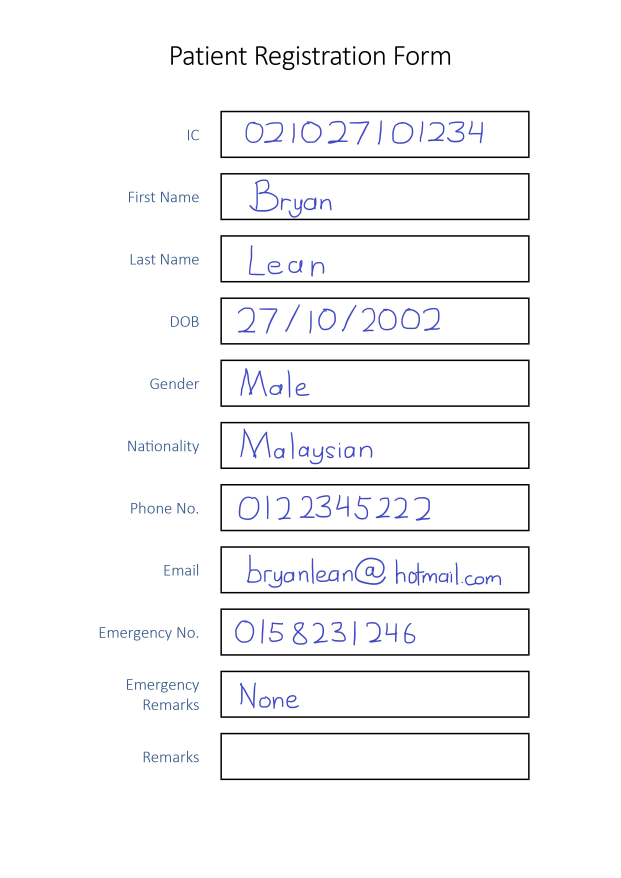
#> input picture docs/test/digital_1.jpg, 2481 x 3509 px, found by its file name (shown at 1/4 size)
$ python extraction.py
#> lines starting #> are read from the running program, lines starting #| are printed output that depends on the picture; after the words box and inside, x2 and y2 are one past the last pixel; in counts of white or black regions, pixels touching at a corner belong together
#> further down, img is the input picture: shape (3509, 2481, 3); mean B, G, R 247.9, 246.6, 246.4
import numpy as np
import cv2
cv2.ocl.setUseOpenCL(False)

def get_boxes(img, box_width=400, box_height=60, debug=False):
    """
    Extracts boxed zones in the image

    Steps:
    - Preprocess image
    - Detect contours
        - Check for 4 edges and bounding width, heigh, width/height ratio
        - Check for bounding rect angle
            - Correct perspective of box if 0 < angle <= 15
            - Else just resize
        - Save box
    - Return extracted boxes in sequential order

    Note:
    - Attempted SIFT and ORD with template, but doesn't work as well
    """
#> called with box_width = 400, box_height = 60, debug = True
    # Greyscale and binarize image
    grey = cv2.cvtColor(img, cv2.COLOR_BGR2GRAY)
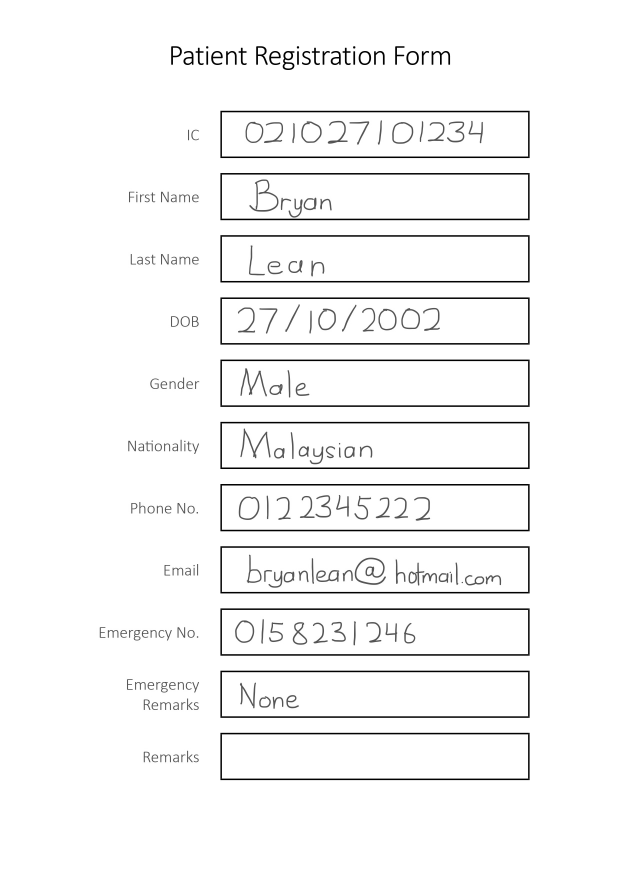
#> grey: shape (3509, 2481) (shown at 1/4 size); min 0, max 255, mean 246.7
    thresh = cv2.adaptiveThreshold(grey,255,cv2.ADAPTIVE_THRESH_GAUSSIAN_C, cv2.THRESH_BINARY_INV,51,9)
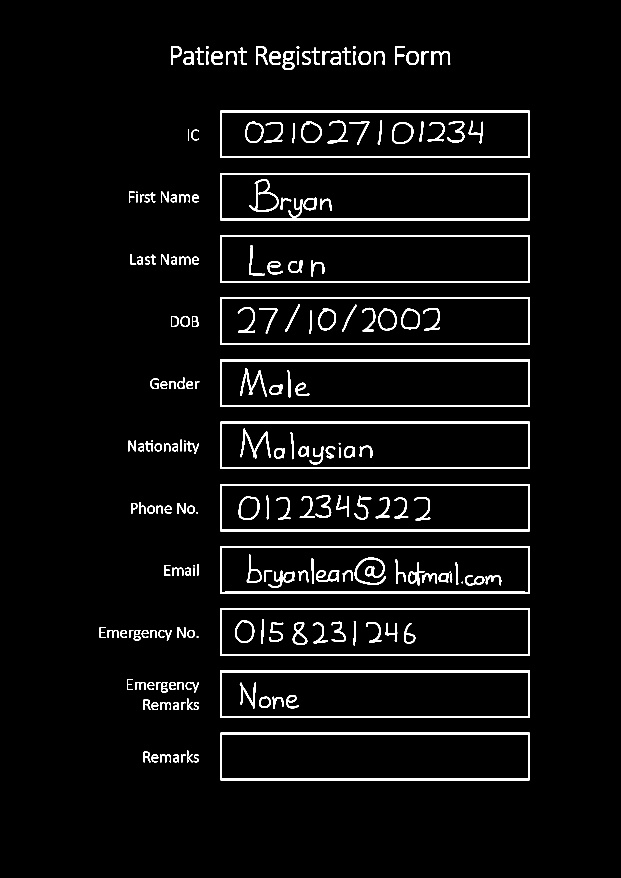
#> thresh: shape (3509, 2481) (shown at 1/4 size); 3.9% white; 215 white regions

    # Detect contours in image
    contours = cv2.findContours(thresh, cv2.RETR_EXTERNAL, cv2.CHAIN_APPROX_SIMPLE)
#> contours = 127 contours, 4 with area under 20; largest, box (x1, y1, x2, y2) and area: (881, 1438, 2119, 1628) 233788, (881, 2931, 2119, 3121) 233786, (881, 2433, 2119, 2623) 233767, (881, 2185, 2119, 2374) 232555, (881, 1687, 2119, 1876) 232554
    contours = contours[0] if len(contours) == 2 else contours[1]

    # For all contours
    boxes = []
    for c in contours:
        # If contour has approximately 4 edges
        approx = cv2.approxPolyDP(c, 0.01 * cv2.arcLength(c, True), True)
        if len(approx) == 4:
            x,y,w,h = cv2.boundingRect(c)

            # If contour has acceptable width, height, and width/height ratio
            if w/h < (box_width/box_height)/2 or w < 100 or h < 15:
                continue

            angle = cv2.minAreaRect(c)[-1]

            # If detected angle is within bounds, warp image
            if 0 < angle <= 15:
                # Correct box's perspective
                src_pts = np.array(approx.reshape(4,2), dtype=np.float32)                                                 # Source (box) points
                dest_pts = np.array([[0, 0], [0, box_height], [box_width, box_height], [box_width, 0]], dtype=np.float32) # Destination points
                M = cv2.getPerspectiveTransform(src_pts, dest_pts)                                                        # Perspective transformation
                box = cv2.warpPerspective(img, M, (box_width, box_height))                                         # Transformed image

            # Else forgo warping and just resize
            else:
                box = cv2.resize(img[y:y+h, x:x+w], (box_width, box_height))

            # Display before and after manipulating image
            if debug:
                    display("zone", img[y:y+h, x:x+w])
                    display("transformed", box)

            # Save box
            boxes = [box] + boxes # Stack because bottom-up
#> this loop made 127 passes
#> (approx, x, y, w, h) on passes 8, 25, 38, 42, 44, 45, 54: ([[881, 2932], [882, 3120], [2118, 3119], [2118, 2931]], 881, 2931, 1238, 190), ([[881, 2683], [882, 2871], [2118, 2870], [2117, 2682]], 881, 2682, 1238, 190), ([[881, 2434], [881, 2622], [2118, 2622], [2117, 2433]], 881, 2433, 1238, 190), ([[774, 2260], [774, 2264], [778, 2264], [778, 2260]], 774, 2260, 5, 5), ([[788, 2256], [788, 2301], [792, 2301], [792, 2256]], 788, 2256, 5, 46), ([[881, 2185], [881, 2373], [2118, 2373], [2118, 2185]], 881, 2185, 1238, 189), ([[881, 1936], [881, 2124], [2118, 2124], [2118, 1936]], 881, 1936, 1238, 189)
#> (x, y, w, h) on passes 63, 67, 74, 78, 87, 93: (737, 1763, 5, 5), (881, 1687, 1238, 189), (881, 1438, 1238, 190), (881, 1190, 1238, 189), (881, 940, 1238, 190), (545, 778, 5, 31)

    return boxes


def display(text, img):
    """
    Displays input image
    """
    cv2.imshow(text, img)
    cv2.waitKey(0)
    cv2.destroyAllWindows()


if __name__ == "__main__":
    # Example
    img = cv2.imread("docs/test/digital_1.jpg")
    boxes = get_boxes(img, debug=True)
#> boxes = 11 items
    print(len(boxes), "boxes detected")
#| 11 boxes detected

$ run again, with docs/test/digitally_manipulated.jpg copied over docs/test/digital_1.jpg
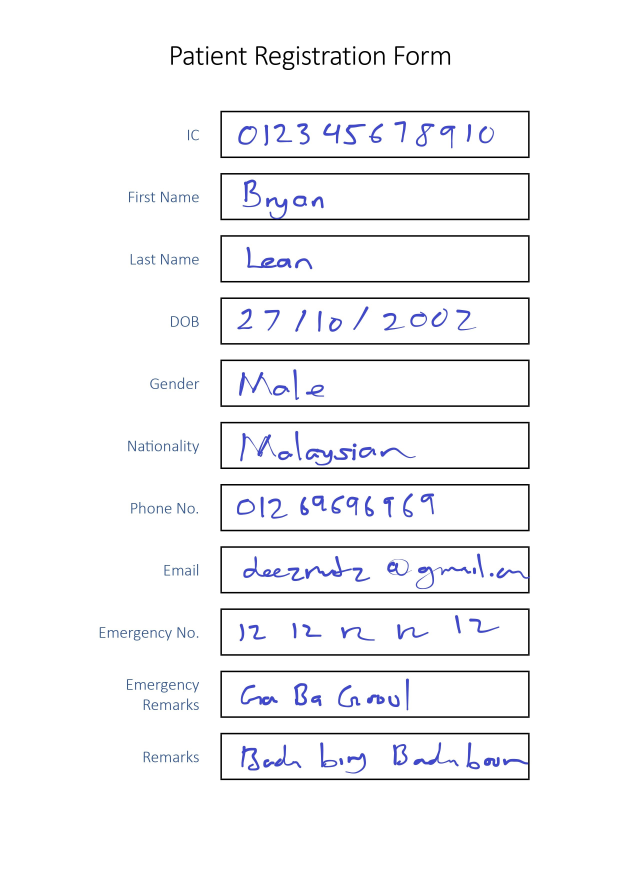
#> input picture docs/test/digitally_manipulated.jpg, 2481 x 3509 px, found by its file name (shown at 1/4 size)
#> img is the input picture: shape (3509, 2481, 3); mean B, G, R 247.5, 245.5, 245.3
#> in get_boxes, `grey = cv2.cvtColor(img, cv2.COLOR_BGR2GRAY)`:
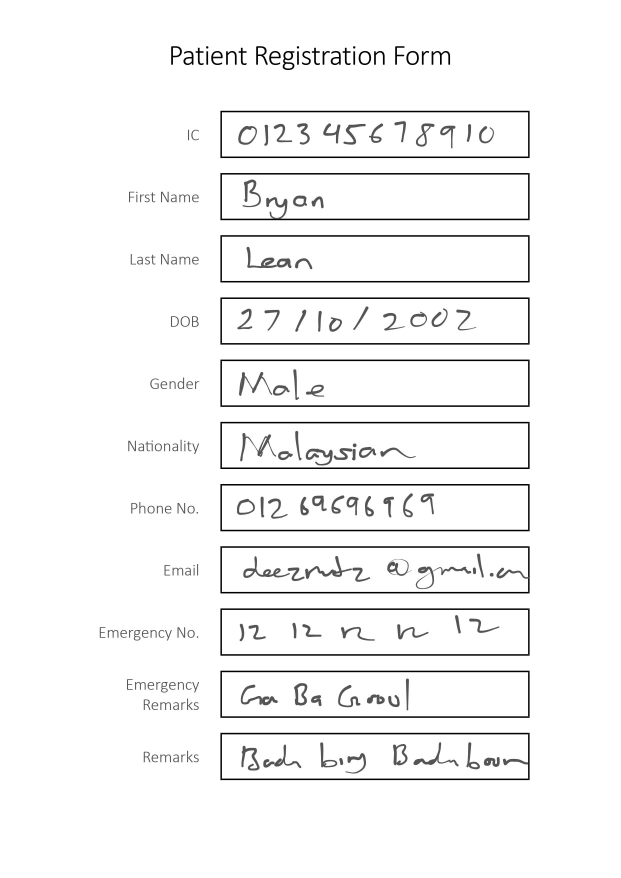
#> grey: shape (3509, 2481) (shown at 1/4 size); min 0, max 255, mean 245.7
#> in get_boxes, `thresh = cv2.adaptiveThreshold(grey,255,cv2.ADAPTIVE_THRESH_GAUSSIAN_C..`:
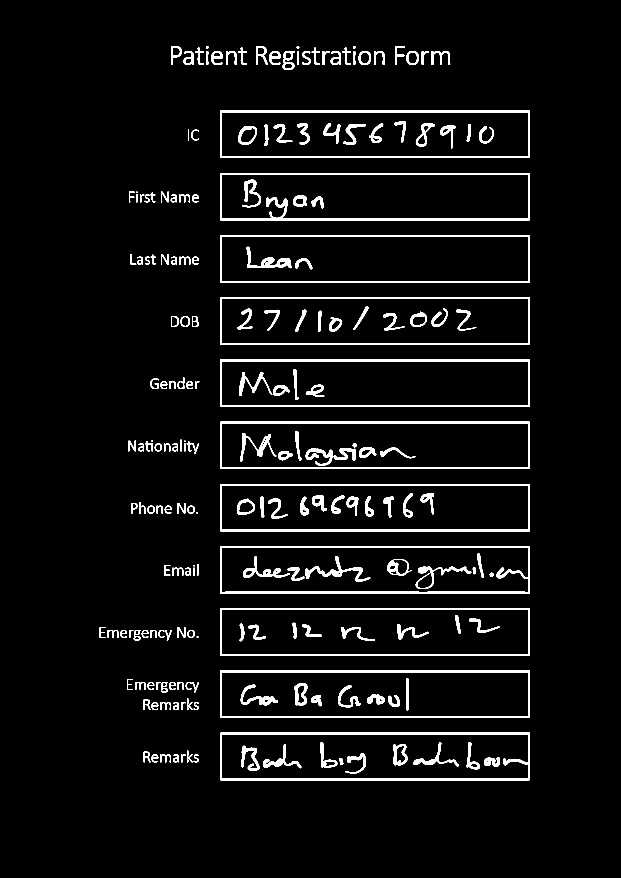
#> thresh: shape (3509, 2481) (shown at 1/4 size); 4.5% white; 212 white regions
#> contours = 127 contours, 4 with area under 20; largest, box (x1, y1, x2, y2) and area: (881, 1438, 2119, 1628) 233790, (881, 2931, 2119, 3121) 233786, (881, 2433, 2119, 2623) 233767, (881, 2185, 2120, 2374) 232560, (881, 940, 2119, 1130) 232554
#> the loop in get_boxes, `for c in contours:` made 127 passes
#> (approx, x, y, w, h) on passes 8, 25, 38, 42, 44: ([[881, 2932], [882, 3120], [2118, 3119], [2118, 2931]], 881, 2931, 1238, 190), ([[881, 2683], [882, 2871], [2118, 2870], [2117, 2682]], 881, 2682, 1238, 190), ([[881, 2434], [881, 2622], [2118, 2622], [2117, 2433]], 881, 2433, 1238, 190), ([[774, 2260], [774, 2264], [778, 2264], [778, 2260]], 774, 2260, 5, 5), ([[788, 2256], [788, 2301], [792, 2301], [792, 2256]], 788, 2256, 5, 46)
#> `boxes = get_boxes(img, debug=True)`: boxes = 11 items
#| 11 boxes detected

$ run again, with docs/test/digitally_manipulated2.jpg copied over docs/test/digital_1.jpg
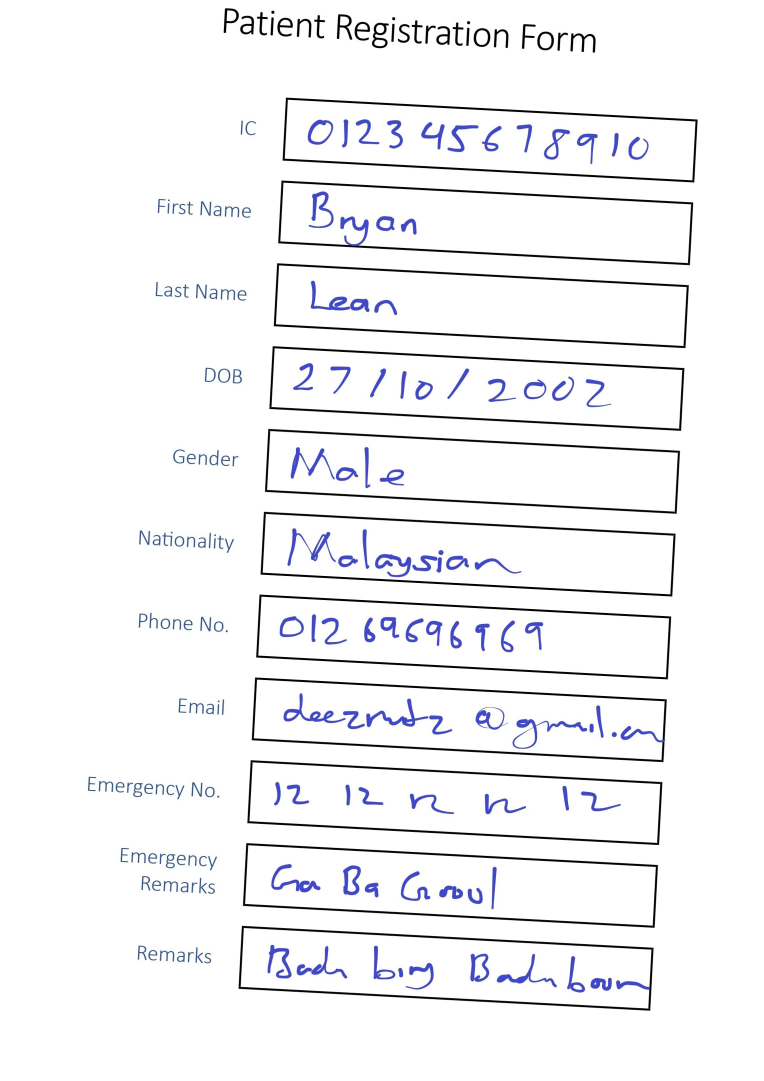
#> input picture docs/test/digitally_manipulated2.jpg, 2292 x 3242 px, found by its file name (shown at 1/3 size)
#> img is the input picture: shape (3242, 2292, 3); mean B, G, R 246.1, 243.9, 243.6
#> in get_boxes, `grey = cv2.cvtColor(img, cv2.COLOR_BGR2GRAY)`:
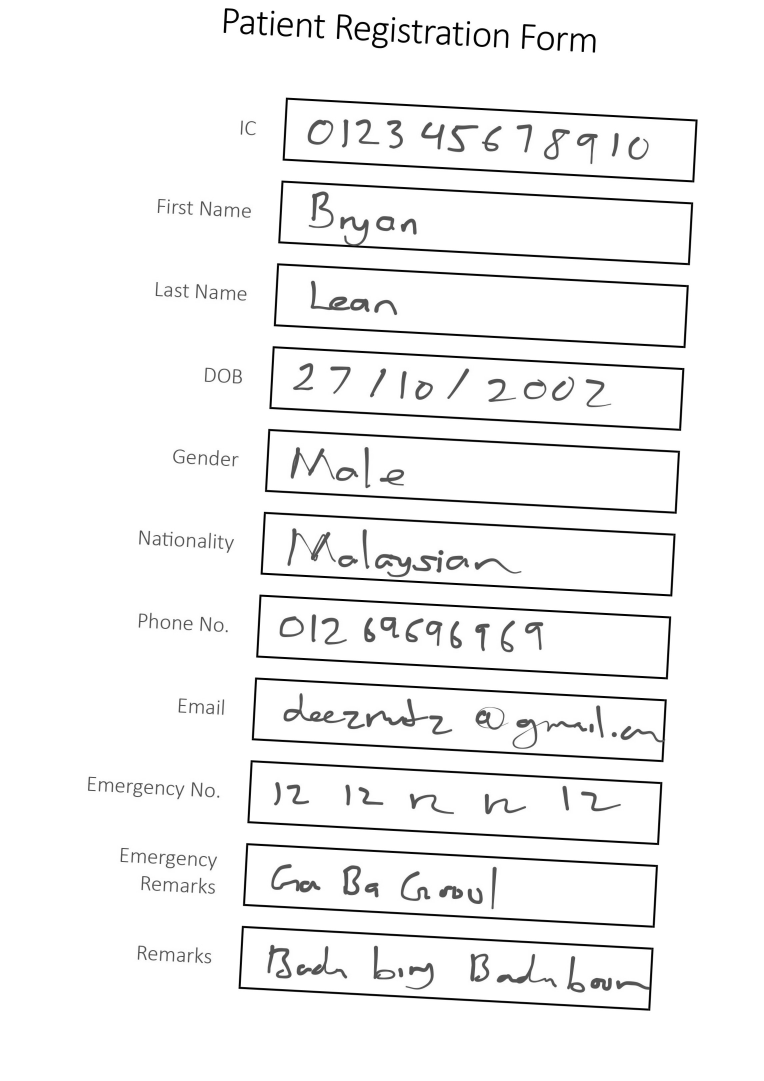
#> grey: shape (3242, 2292) (shown at 1/3 size); min 0, max 255, mean 244.1
#> in get_boxes, `thresh = cv2.adaptiveThreshold(grey,255,cv2.ADAPTIVE_THRESH_GAUSSIAN_C..`:
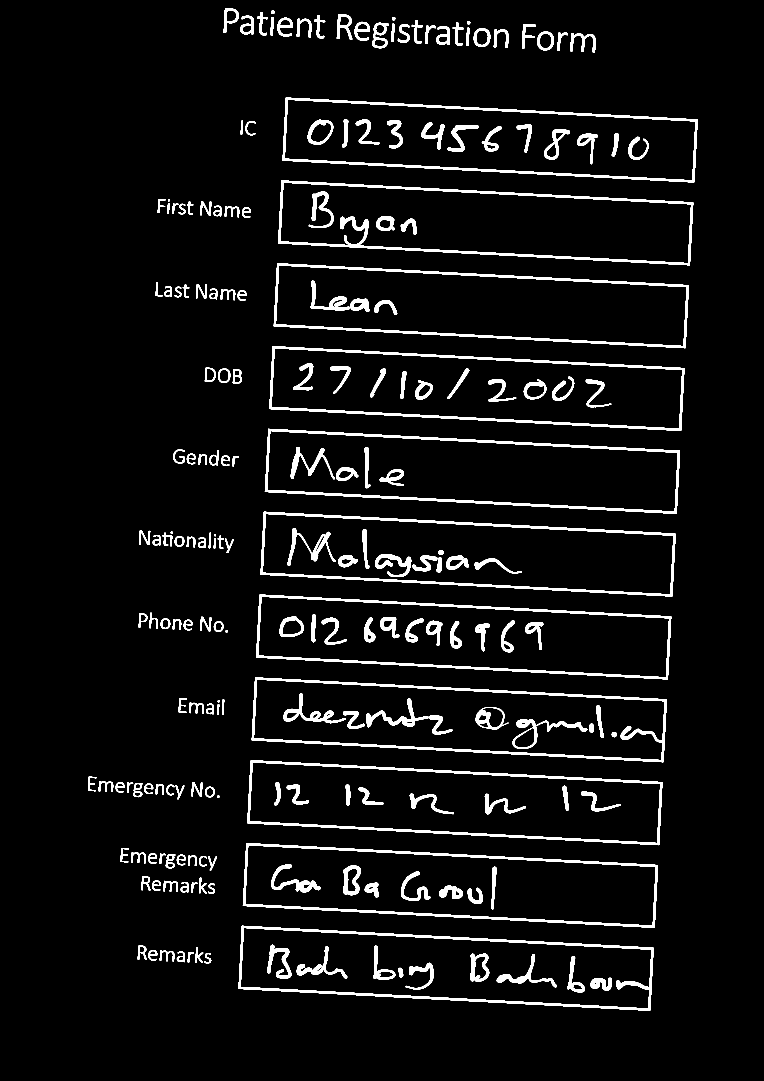
#> thresh: shape (3242, 2292) (shown at 1/3 size); 5.3% white; 213 white regions
#> contours = 127 contours, 1 with area under 20; largest, box (x1, y1, x2, y2) and area: (794, 1286, 2040, 1542) 233494, (715, 2777, 1961, 3033) 233378, (742, 2280, 1988, 2536) 233210, (821, 790, 2067, 1045) 233098, (847, 293, 2093, 548) 233068
#> the loop in get_boxes, `for c in contours:` made 127 passes
#> (approx, x, y, w, h, angle) on passes 8, 25, 38, 45, 54: ([[725, 2778], [716, 2966], [1950, 3031], [1960, 2843]], 715, 2777, 1246, 256, -86.95), ([[738, 2530], [729, 2717], [1964, 2782], [1973, 2595]], 728, 2529, 1246, 255, -86.96), ([[752, 2281], [742, 2469], [1977, 2534], [1986, 2346]], 742, 2280, 1246, 256, -86.95), ([[765, 2032], [755, 2220], [1990, 2285], [2000, 2098]], 755, 2032, 1246, 255, -86.96), ([[778, 1784], [769, 1972], [2003, 2037], [2013, 1849]], 768, 1784, 1246, 254, -86.96)
#> `boxes = get_boxes(img, debug=True)`: boxes = 11 items
#| 11 boxes detected
